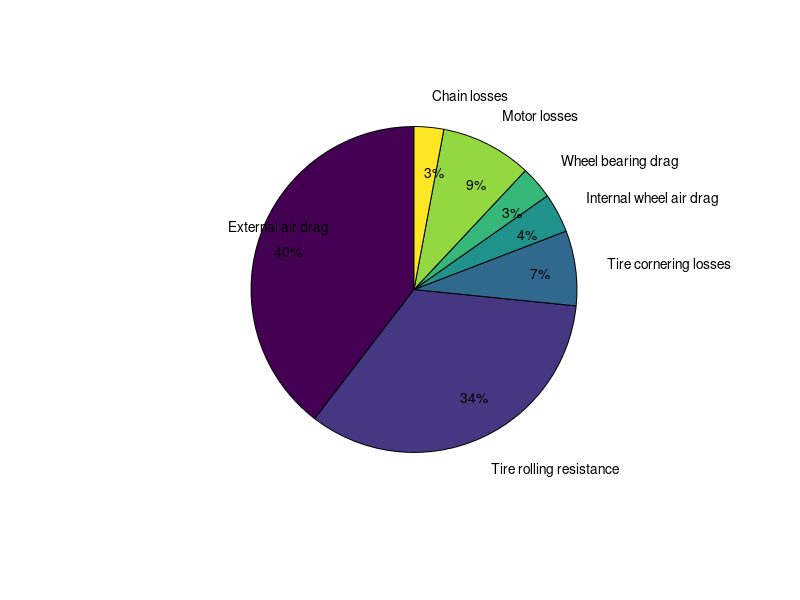
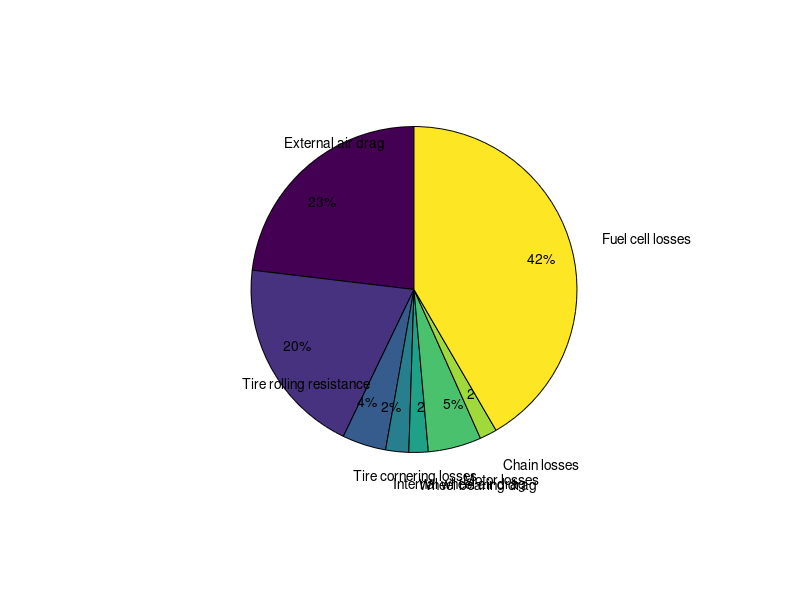

The MATLAB source for these figures, in order:
clear; clc; close all;

%all loss terms are in watts

v = 6.706; %nominal race speed in m/s
massCar = 26; %mass of car in kg
massDriver = 45; %mass of driver in kg
g = 9.807; %acceleration of gravity
kc = 0.8e-2; %constant wheel drag term
kq = 1.2e-5; %quadratic wheel drag term
d_wheel = 0.475; %diameter of the wheel in m

massTotal = massCar + massDriver;

totalLosses = [];
totalLossesLabels = {};

%air drag------------------------------------------------
airCD = 0.13; %coefficient of drag
airFrontal = 0.353; %frontal area in m^2
airDensity = 1.184; %density of air at 25C and standard pressure, kg/m^3

airForce = 0.5 * airCD * airDensity * airFrontal * v^2;
airPower = airForce * v;

totalLosses = [totalLosses, airPower];
totalLossesLabels{end+1} = 'External air drag';

% airRMSMultiplier = 1.0149; %rms of the velocity profile, world record attempt
% %airRMSMultiplier = 1.044; %sonoma, our first run
% airRMSLoss = airPower * (airRMSMultiplier ^ 2 - 1);
% totalLosses = [totalLosses, airRMSLoss];
% totalLossesLabels{end+1} = 'Drag RMS loss';

%rolling resistance--------------------------------------
rrCoeff = 0.0015; %coefficient of rolling resistance
rrForce = massTotal * g * rrCoeff; %drag force of rolling resistance in newtons
rrPower = rrForce * v; %power loss of rolling resistance in watts

totalLosses = [totalLosses, rrPower];
totalLossesLabels{end+1} = 'Tire rolling resistance';

%cornering losses----------------------------------------
ca = 100; %tire cornering stiffness, newtons per degree
cornerRadius = [25 25 25 25]; %turn radius in meters. assuming each corner turns 90 degrees
cornerVelocity = [v v v v]; %speed taken through each corner
trackLength = 1947.1; %track length in meters. Galot raceway in Benson, NC

alpha = (massTotal .* cornerVelocity.^2 ./ cornerRadius) ./ ca; %tire slip angle, degrees
corneringDragForce = ca .* alpha .^ 2 .* pi ./ 180; %traction force needed

corneringPower = corneringDragForce .* v;
corneringAveragePower = sum(corneringPower .* 0.5 .* pi .* cornerRadius ./ trackLength);

totalLosses = [totalLosses, corneringAveragePower];
totalLossesLabels{end+1} = 'Tire cornering losses';

%wheel air drag------------------------------------------
wheelOmega = v / (d_wheel / 2);
wheelAirLoss = 3 * kq * wheelOmega .^ 3; %three wheels in the car

totalLosses = [totalLosses, wheelAirLoss];
totalLossesLabels{end+1} = 'Internal wheel air drag';
%bearing drag--------------------------------------------
bearingLoss = 3 * kc * wheelOmega; %three wheels in the car

totalLosses = [totalLosses, bearingLoss];
totalLossesLabels{end+1} = 'Wheel bearing drag';
%freewheel drag------------------------------------------

%motor losses--------------------------------------------
motorGearRatio = 120/14;
motorRPM = wheelOmega * motorGearRatio * 60/(2*pi);
motorCurrent = 5;
motorVoltage = 16;
motorWindingResistance = 0.186;
motorControllerResistance = 0.016;
motorNoLoadPower_0 = 5.76;
motorNoLoadRPM_0 = 4200;
motorDutyCycle = sum(totalLosses) / (motorCurrent * motorVoltage);

motorResistanceLoss = (motorWindingResistance + motorControllerResistance) * motorCurrent.^2 * motorDutyCycle;
motorNoLoadLoss = motorNoLoadPower_0 * motorRPM / motorNoLoadRPM_0 * motorDutyCycle;

totalLosses = [totalLosses, motorResistanceLoss + motorNoLoadLoss];
totalLossesLabels{end+1} = 'Motor losses';

motorEff = 1 - (motorResistanceLoss + motorNoLoadLoss) / sum(totalLosses);
%chain losses--------------------------------------------

chainPower_0 = 3.0;
chainRPM_0 = 2600;

chainLoss = chainPower_0 * motorRPM / chainRPM_0 * motorDutyCycle;
totalLosses = [totalLosses, chainLoss];
totalLossesLabels{end+1} = 'Chain losses';

figure;

H = pie(totalLosses);
T = H(strcmpi(get(H,'Type'),'text'));
P = cell2mat(get(T,'Position'));
set(T,{'Position'},num2cell(P*0.6,2));
text(P(:,1),P(:,2),totalLossesLabels(:));

%fuel cell-----------------------------------------------
h2Eff = 0.584;
electricalPower = sum(totalLosses);
fuelCellLoss = electricalPower / h2Eff - electricalPower;

totalLosses = [totalLosses, fuelCellLoss];
totalLossesLabels{end+1} = 'Fuel cell losses';

%plotting and scorekeeping------------------------------
figure;
H = pie(totalLosses);
T = H(strcmpi(get(H,'Type'),'text'));
P = cell2mat(get(T,'Position'));
set(T,{'Position'},num2cell(P*0.6,2));
text(P(:,1),P(:,2),totalLossesLabels(:));


totalPower = sum(totalLosses);
electricScoreMetric = v ./ (electricalPower ./ 3600); %electric score in km per kWh
electricScoreEnglish = electricScoreMetric ./ 1.609; %electric score in miles per kWh
joulesPerLiterGas = 42.9e6 * 0.7646; %using constants from 2018 Eco-Marathon rules
scoreMetric = joulesPerLiterGas .* v ./ (totalPower .* 1000); %hydrogen score in km per liter of gas
scoreEnglish = scoreMetric ./ 1.609 .* 3.78541; % miles per gallon

%note, actual world record hydrogen score was 14,573 MPG, 6196 km/L

fprintf('Predicted electric score: %.1f mi/kWh, Hydrogen score: %.1f km/L\n', electricScoreEnglish, scoreMetric);